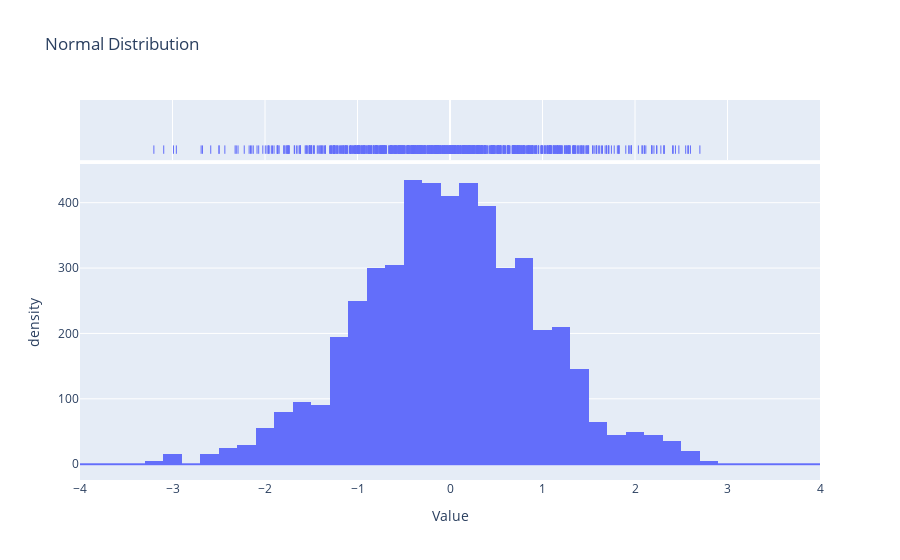

Here is the notebook cell this chart was saved with:
### Code cell
mean = 0
std_dev = 1
num_samples = 1000
data = np.random.normal(mean, std_dev, num_samples)

# Create a DataFrame
df = pd.DataFrame(data, columns=['Value'])

# Create a histogram with plotly
fig = px.histogram(df, x='Value', nbins=30, title='Normal Distribution',
                   labels={'Value': 'Value'},
                   marginal='rug', # Adds a rug plot
                   histnorm='density') # Normalizes the histogram

# Add the theoretical normal distribution curve
x = np.linspace(mean - 4*std_dev, mean + 4*std_dev, 1000)
y = (1 / (std_dev * np.sqrt(2 * np.math.pi))) * np.exp(-0.5 * ((x - mean) / std_dev)**2)
df_curve = pd.DataFrame({'x': x, 'y': y})

fig.add_traces(px.line(df_curve, x='x', y='y').data)

# Show the plot
fig.show()

### Figure 1 — Plotly figure (JSON) as saved in the notebook; plotly's stock layout.template omitted (floating-point values rounded to 4 significant figures; data arrays with more than 128 entries replaced by an {"elided": "..."} marker saying what was removed)
{"data": [{"alignmentgroup": "True", "bingroup": "x", "histnorm": "density", "hovertemplate": "Value=%{x}<br>density=%{y}<extra></extra>", "legendgroup": "", "marker": {"color": "#636efa", "pattern": {"shape": ""}}, "name": "", "nbinsx": 30, "offsetgroup": "", "orientation": "v", "showlegend": false, "type": "histogram", "x": {"elided": "1000 float values"}, "xaxis": "x", "yaxis": "y"}, {"alignmentgroup": "True", "boxpoints": "all", "fillcolor": "rgba(255,255,255,0)", "hoveron": "points", "hovertemplate": "Value=%{x}<extra></extra>", "jitter": 0, "legendgroup": "", "line": {"color": "rgba(255,255,255,0)"}, "marker": {"color": "#636efa", "symbol": "line-ns-open"}, "name": "", "offsetgroup": "", "showlegend": false, "type": "box", "x": {"elided": "1000 float values"}, "xaxis": "x2", "yaxis": "y2"}, {"hovertemplate": "x=%{x}<br>y=%{y}<extra></extra>", "legendgroup": "", "line": {"color": "#636efa", "dash": "solid"}, "marker": {"symbol": "circle"}, "mode": "lines", "name": "", "orientation": "v", "showlegend": false, "type": "scatter", "x": {"elided": "1000 float values"}, "xaxis": "x", "y": {"elided": "1000 float values"}, "yaxis": "y"}], "layout": {"barmode": "relative", "legend": {"tracegroupgap": 0}, "title": {"text": "Normal Distribution"}, "xaxis": {"anchor": "y", "domain": [0, 1], "title": {"text": "Value"}}, "xaxis2": {"anchor": "y2", "domain": [0, 1], "matches": "x", "showgrid": true, "showticklabels": false}, "yaxis": {"anchor": "x", "domain": [0, 0.8316], "title": {"text": "density"}}, "yaxis2": {"anchor": "x2", "domain": [0.8416, 1], "matches": "y2", "showgrid": false, "showline": false, "showticklabels": false, "ticks": ""}}}
